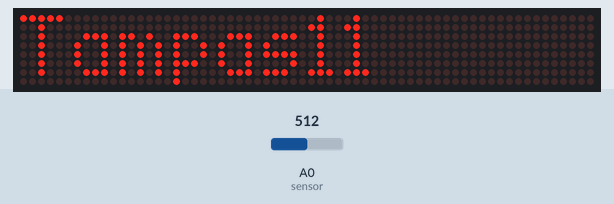
The sketch below on a simulated Arduino Uno, built with avr-gcc and run on an emulated ATmega328P. Parts: 64×8 LED matrix. The inputs (shaded band) are chosen by the test bench; at power-on: A0 (sensor) = 512.

Above: at 1.2 s.
1.3 s: A0 (sensor) set to 560
At 2.3 s:
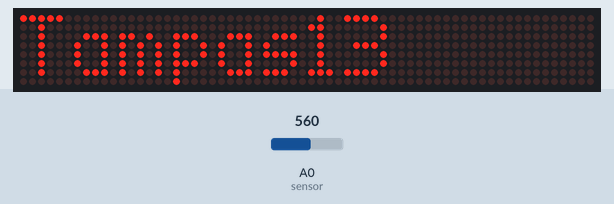
2.8 s: A0 (sensor) set to 540
At 2.95 s:
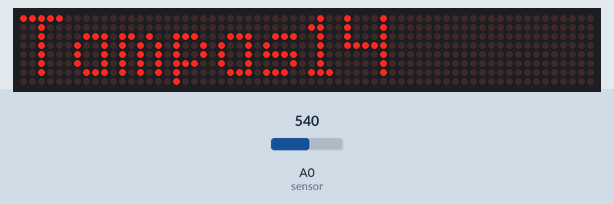

The sketch:

Eco-Play.ino
```cpp
#include <MD_MAX72xx.h>
#include <MD_Parola.h>
#include <SPI.h>

// Define hardware type, size, and output pins:
#define HARDWARE_TYPE MD_MAX72XX::FC16_HW

// Explicação Display
// Display | Arduino
//   VCC   |   5v
//   GND   |   GND
//   DIN   |   11
//   CS    |   10
//   CLK   |   13
#define MAX_DEVICES 8
#define CLK_PIN   13
#define DATA_PIN  11
#define CS_PIN    10

// Criando Objeto "Display" usando a Class MD_PAROLA da própria lib
MD_Parola Display = MD_Parola(HARDWARE_TYPE, CS_PIN, MAX_DEVICES);

// Função responsável por inicializar display
void initDisplay(){
  Display.begin();
  Display.setIntensity(5);
  Display.displayClear();
}

// Setando placar no display
void setPlacar(int meta, int alcancado) {
  Display.setTextEffect(1, PA_SCROLL_LEFT, PA_SCROLL_LEFT);
  Display.setTextAlignment(PA_LEFT);
  //Serial.println("Tampas"+String(alcancado));
  Display.print("Tampas"+String(alcancado));
}

// -------------------------------------------------------------------------------- Display ^
// -------------------------------------------------------------------------------- Sensor v

// Explicação Sensor

//   Sensor  | Arduino
//   Marrom  |   5v
//   Azul    |   GND
//   Preto   |   Data

const int sensor = A0;
//const int sensor = 2;

boolean hasMoviment(){
  //return (digitalRead(sensor) == LOW);
  return (analogRead(sensor) < 550);
  Serial.println(analogRead(sensor));
}

// -------------------------------------------------------------------------------- Variáveis de "Software" v

int meta = 10000;
int alcancado = 0;

void increment(){
  if(hasMoviment()){
    alcancado++;

    //Serial.println("https://ecoplay-landingpage.vercel.app/api/tampinha");
    verifyGoal();
    delay(100);
  }
}

void verifyGoal(){
  if(alcancado >= meta){
    alcancado = 0;
  }
}

// -------------------------------------------------------------------------------- Main v

void setup() {
  Serial.begin(9600);
  pinMode(sensor, INPUT);
  initDisplay();
}

void loop() {
  setPlacar(meta, alcancado);
  increment();
}
```

Measured:
- after the input at 2.8 s, the display: changes after 0.11 s (image 2)
